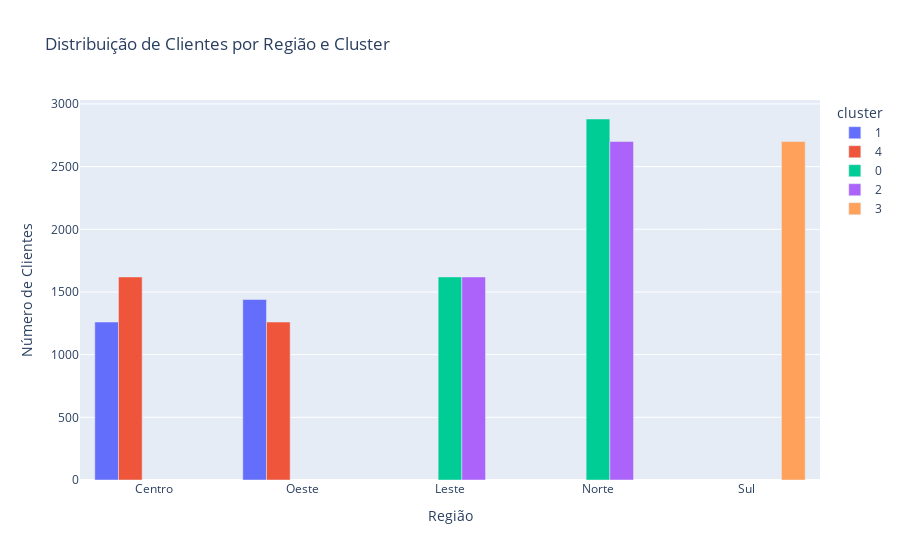

Here is the notebook cell this chart was saved with:
### Code cell
region_counts = df.groupby(["region", "cluster"]).size().reset_index(name='count')

fig = px.bar(region_counts, x='region', y='count', color='cluster', barmode='group',
             title="Distribuição de Clientes por Região e Cluster")
fig.update_layout(xaxis_title="Região", yaxis_title="Número de Clientes")
fig.show()

# As regiões Centro e Oeste tem característica semelhantes.
# As regiões Leste e Norte tem característica semelhantes.

### Figure 1 — Plotly figure (JSON) as saved in the notebook; plotly's stock layout.template omitted (floating-point values rounded to 4 significant figures)
{"data": [{"alignmentgroup": "True", "hovertemplate": "cluster=1<br>region=%{x}<br>count=%{y}<extra></extra>", "legendgroup": "1", "marker": {"color": "#636efa", "pattern": {"shape": ""}}, "name": "1", "offsetgroup": "1", "orientation": "v", "showlegend": true, "textposition": "auto", "type": "bar", "x": ["Centro", "Oeste"], "xaxis": "x", "y": [1260, 1440], "yaxis": "y"}, {"alignmentgroup": "True", "hovertemplate": "cluster=4<br>region=%{x}<br>count=%{y}<extra></extra>", "legendgroup": "4", "marker": {"color": "#EF553B", "pattern": {"shape": ""}}, "name": "4", "offsetgroup": "4", "orientation": "v", "showlegend": true, "textposition": "auto", "type": "bar", "x": ["Centro", "Oeste"], "xaxis": "x", "y": [1620, 1260], "yaxis": "y"}, {"alignmentgroup": "True", "hovertemplate": "cluster=0<br>region=%{x}<br>count=%{y}<extra></extra>", "legendgroup": "0", "marker": {"color": "#00cc96", "pattern": {"shape": ""}}, "name": "0", "offsetgroup": "0", "orientation": "v", "showlegend": true, "textposition": "auto", "type": "bar", "x": ["Leste", "Norte"], "xaxis": "x", "y": [1620, 2880], "yaxis": "y"}, {"alignmentgroup": "True", "hovertemplate": "cluster=2<br>region=%{x}<br>count=%{y}<extra></extra>", "legendgroup": "2", "marker": {"color": "#ab63fa", "pattern": {"shape": ""}}, "name": "2", "offsetgroup": "2", "orientation": "v", "showlegend": true, "textposition": "auto", "type": "bar", "x": ["Leste", "Norte"], "xaxis": "x", "y": [1620, 2700], "yaxis": "y"}, {"alignmentgroup": "True", "hovertemplate": "cluster=3<br>region=%{x}<br>count=%{y}<extra></extra>", "legendgroup": "3", "marker": {"color": "#FFA15A", "pattern": {"shape": ""}}, "name": "3", "offsetgroup": "3", "orientation": "v", "showlegend": true, "textposition": "auto", "type": "bar", "x": ["Sul"], "xaxis": "x", "y": [2700], "yaxis": "y"}], "layout": {"barmode": "group", "legend": {"title": {"text": "cluster"}, "tracegroupgap": 0}, "title": {"text": "Distribuição de Clientes por Região e Cluster"}, "xaxis": {"anchor": "y", "domain": [0, 1], "title": {"text": "Região"}}, "yaxis": {"anchor": "x", "domain": [0, 1], "title": {"text": "Número de Clientes"}}}}
